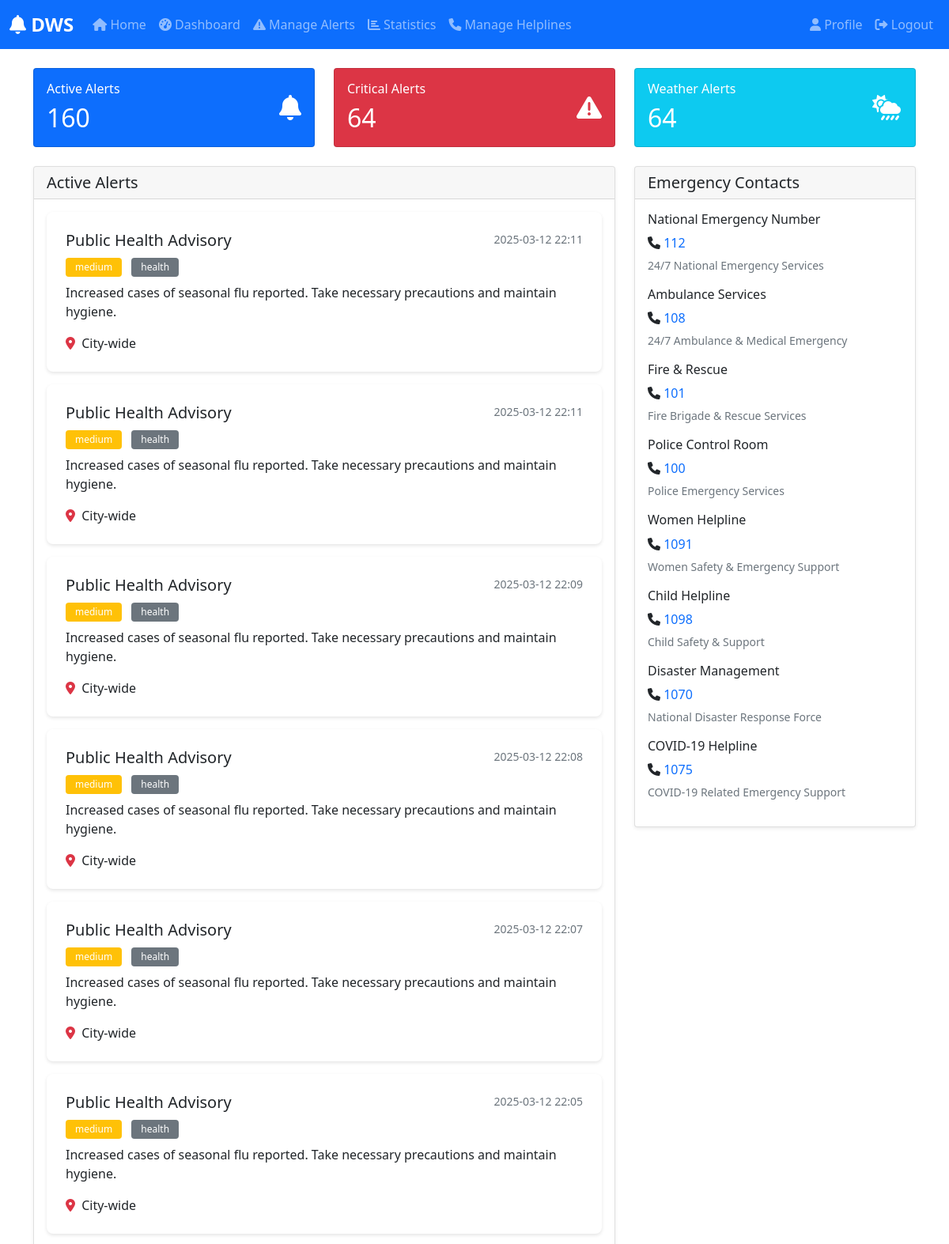
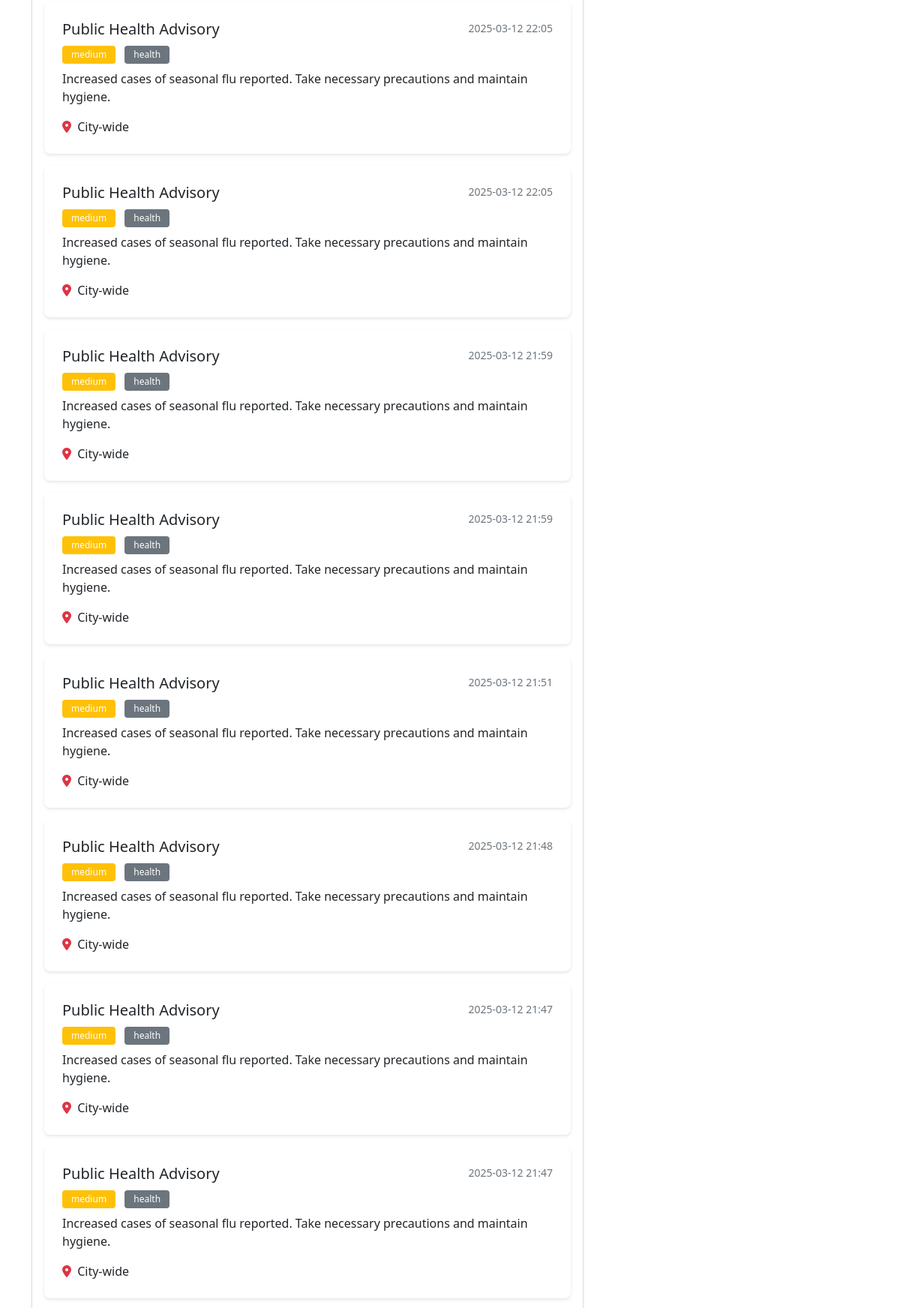
The page /dashboard (signed in, upper part) on the database its author committed (2 pictures, top to bottom).
### app/models/alert.py (models this page shows, shortened)
class Alert(db.Model):
    id = db.Column(db.Integer, primary_key=True)
    title = db.Column(db.String(100), nullable=False)
    description = db.Column(db.Text, nullable=False)
    alert_type = db.Column(db.String(20), nullable=False)
    severity = db.Column(db.String(20), nullable=False)
    location = db.Column(db.String(100), nullable=False)
    created_at = db.Column(db.DateTime, default=datetime.utcnow)
    expires_at = db.Column(db.DateTime)
    is_active = db.Column(db.Boolean, default=True)
    created_by = db.Column(db.Integer, db.ForeignKey('user.id'), nullable=False)
    resolved_at = db.Column(db.DateTime)
    resolved_by = db.Column(db.Integer, db.ForeignKey('user.id'))
    temperature = db.Column(db.Float)
    humidity = db.Column(db.Integer)
    wind_speed = db.Column(db.Float)

### app/models/helpline.py (models this page shows, shortened)
class Helpline(db.Model):
    id = db.Column(db.Integer, primary_key=True)
    name = db.Column(db.String(100), nullable=False)
    number = db.Column(db.String(20), nullable=False)
    description = db.Column(db.Text)
    category = db.Column(db.String(50), nullable=False)  # e.g., 'emergency', 'medical', 'fire', 'police'
    is_active = db.Column(db.Boolean, default=True)
    created_at = db.Column(db.DateTime, default=datetime.utcnow)
    updated_at = db.Column(db.DateTime, default=datetime.utcnow, onupdate=datetime.utcnow)

### app/routes/main.py (the view, shortened to what this page needs)
@bp.route('/dashboard')
@login_required
def dashboard():
    active_alerts = Alert.query.filter_by(is_active=True).count()
    critical_alerts = Alert.query.filter_by(severity='critical', is_active=True).count()
    weather_alerts = Alert.query.filter_by(alert_type='weather', is_active=True).count()
    nearby_alerts = []
    alerts = Alert.query.filter_by(is_active=True).order_by(Alert.created_at.desc()).all()
    helplines = Helpline.query.filter_by(is_active=True).all()
    return render_template('dashboard/user_dashboard.html',
                         active_alerts=active_alerts,
                         critical_alerts=critical_alerts,
                         weather_alerts=weather_alerts,
                         nearby_alerts=nearby_alerts,
                         alerts=alerts,
                         helplines=helplines)

### app/models/user.py (called while the page is built)
@login_manager.user_loader
def load_user(id):
    return User.query.get(int(id))

### app/templates/dashboard/user_dashboard.html (shortened to what this page needs)
{% extends "base.html" %}
{% block content %}
<div class="container mt-4">
    <div class="row mb-4">
        <div class="col-md-4">
            <div class="card bg-primary text-white">
                <div class="card-body">
                    <div class="d-flex justify-content-between align-items-center">
                        <div>
                            <h6 class="card-title mb-0">Active Alerts</h6>
                            <h2 class="mt-2 mb-0">{{ active_alerts }}</h2>
                        </div>
                        <i class="fas fa-bell fa-2x"></i>
                    </div>
                </div>
            </div>
        </div>
        <div class="col-md-4">
            <div class="card bg-danger text-white">
                <div class="card-body">
                    <div class="d-flex justify-content-between align-items-center">
                        <div>
                            <h6 class="card-title mb-0">Critical Alerts</h6>
                            <h2 class="mt-2 mb-0">{{ critical_alerts }}</h2>
                        </div>
                        <i class="fas fa-exclamation-triangle fa-2x"></i>
                    </div>
                </div>
            </div>
        </div>
        <div class="col-md-4">
            <div class="card bg-info text-white">
                <div class="card-body">
                    <div class="d-flex justify-content-between align-items-center">
                        <div>
                            <h6 class="card-title mb-0">Weather Alerts</h6>
                            <h2 class="mt-2 mb-0">{{ weather_alerts }}</h2>
                        </div>
                        <i class="fas fa-cloud-sun-rain fa-2x"></i>
                    </div>
                </div>
            </div>
        </div>
    </div>
    <div class="row">
        <div class="col-md-8">
            <div class="card shadow-sm mb-4">
                <div class="card-header">
                    <h5 class="card-title mb-0">Active Alerts</h5>
                </div>
                <div class="card-body">
                    {% if alerts %}
                        {% for alert in alerts %}
                        <div class="alert-card mb-3">
                            <div class="d-flex justify-content-between align-items-start">
                                <div>
                                    <h5>{{ alert.title }}</h5>
                                    <span class="badge bg-{{ alert.severity }} me-2">{{ alert.severity }}</span>
                                    <span class="badge bg-secondary">{{ alert.alert_type }}</span>
                                </div>
                                <small class="text-muted">{{ alert.created_at.strftime('%Y-%m-%d %H:%M') }}</small>
                            </div>
                            <p class="mt-2">{{ alert.description }}</p>
                            <div class="mt-2">
                                <i class="fas fa-map-marker-alt text-danger"></i>
                                <span class="ms-1">{{ alert.location }}</span>
                            </div>
                        </div>
                        {% endfor %}
                    {% else %}
                        <p class="text-center text-muted my-4">No active alerts at the moment.</p>
                    {% endif %}
                </div>
            </div>
        </div>
        <div class="col-md-4">
            <div class="card shadow-sm mb-4">
                <div class="card-header">
                    <h5 class="card-title mb-0">Emergency Contacts</h5>
                </div>
                <div class="card-body">
                    {% if helplines %}
                        {% for helpline in helplines %}
                        <div class="mb-3">
                            <h6>{{ helpline.name }}</h6>
                            <p class="mb-1">
                                <i class="fas fa-phone"></i>
                                <a href="tel:{{ helpline.number }}" class="text-decoration-none">{{ helpline.number }}</a>
                            </p>
                            <small class="text-muted">{{ helpline.description }}</small>
                        </div>
                        {% endfor %}
                    {% else %}
                        <p class="text-center text-muted my-4">No emergency contacts available.</p>
                    {% endif %}
                </div>
            </div>
        </div>
    </div>
</div>
{% endblock %}

### app/templates/base.html (style rules this page uses)
:root { --primary-color: #007bff; --primary-dark: #0056b3; --success-color: #28a745; --warning-color: #ffc107; --danger-color: #dc3545; --light-gray: #f8f9fa; }
.alert-card { background: white; border-radius: 8px; padding: 1.5rem; box-shadow: 0 2px 4px rgba(0,0,0,0.1); margin-bottom: 1rem; }
.bg-medium { background-color: var(--warning-color) !important; }
.badge { padding: 0.5em 1em; font-weight: 500; }

### rows shown on the page
Alert: title "Public Health Advisory", severity "medium", alert_type "health", created_at "2025-03-12 22:11", description "Increased cases of seasonal flu reported. Take necessary precautions and maintain hygiene.", location "City-wide"
Alert: title "Public Health Advisory", severity "medium", alert_type "health", created_at "2025-03-12 22:11", description "Increased cases of seasonal flu reported. Take necessary precautions and maintain hygiene.", location "City-wide"
Alert: title "Public Health Advisory", severity "medium", alert_type "health", created_at "2025-03-12 22:09", description "Increased cases of seasonal flu reported. Take necessary precautions and maintain hygiene.", location "City-wide"
Alert: title "Public Health Advisory", severity "medium", alert_type "health", created_at "2025-03-12 22:08", description "Increased cases of seasonal flu reported. Take necessary precautions and maintain hygiene.", location "City-wide"
Alert: title "Public Health Advisory", severity "medium", alert_type "health", created_at "2025-03-12 22:07", description "Increased cases of seasonal flu reported. Take necessary precautions and maintain hygiene.", location "City-wide"
Alert: title "Public Health Advisory", severity "medium", alert_type "health", created_at "2025-03-12 22:05", description "Increased cases of seasonal flu reported. Take necessary precautions and maintain hygiene.", location "City-wide"
Alert: title "Public Health Advisory", severity "medium", alert_type "health", created_at "2025-03-12 22:05", description "Increased cases of seasonal flu reported. Take necessary precautions and maintain hygiene.", location "City-wide"
Alert: title "Public Health Advisory", severity "medium", alert_type "health", created_at "2025-03-12 22:05", description "Increased cases of seasonal flu reported. Take necessary precautions and maintain hygiene.", location "City-wide"
Alert: title "Public Health Advisory", severity "medium", alert_type "health", created_at "2025-03-12 21:59", description "Increased cases of seasonal flu reported. Take necessary precautions and maintain hygiene.", location "City-wide"
Alert: title "Public Health Advisory", severity "medium", alert_type "health", created_at "2025-03-12 21:59", description "Increased cases of seasonal flu reported. Take necessary precautions and maintain hygiene.", location "City-wide"
Alert: title "Public Health Advisory", severity "medium", alert_type "health", created_at "2025-03-12 21:51", description "Increased cases of seasonal flu reported. Take necessary precautions and maintain hygiene.", location "City-wide"
Alert: title "Public Health Advisory", severity "medium", alert_type "health", created_at "2025-03-12 21:48", description "Increased cases of seasonal flu reported. Take necessary precautions and maintain hygiene.", location "City-wide"
Alert: title "Public Health Advisory", severity "medium", alert_type "health", created_at "2025-03-12 21:47", description "Increased cases of seasonal flu reported. Take necessary precautions and maintain hygiene.", location "City-wide"
Alert: title "Public Health Advisory", severity "medium", alert_type "health", created_at "2025-03-12 21:47", description "Increased cases of seasonal flu reported. Take necessary precautions and maintain hygiene.", location "City-wide"
Helpline: name "National Emergency Number", number "112", description "24/7 National Emergency Services"
Helpline: name "Ambulance Services", number "108", description "24/7 Ambulance & Medical Emergency"
Helpline: name "Fire & Rescue", number "101", description "Fire Brigade & Rescue Services"
Helpline: name "Police Control Room", number "100", description "Police Emergency Services"
Helpline: name "Women Helpline", number "1091", description "Women Safety & Emergency Support"
Helpline: name "Child Helpline", number "1098", description "Child Safety & Support"
Helpline: name "Disaster Management", number "1070", description "National Disaster Response Force"
Helpline: name "COVID-19 Helpline", number "1075", description "COVID-19 Related Emergency Support"

### other values the page prints
{{ active_alerts }} "160"
{{ critical_alerts }} "64"
{{ weather_alerts }} "64"
